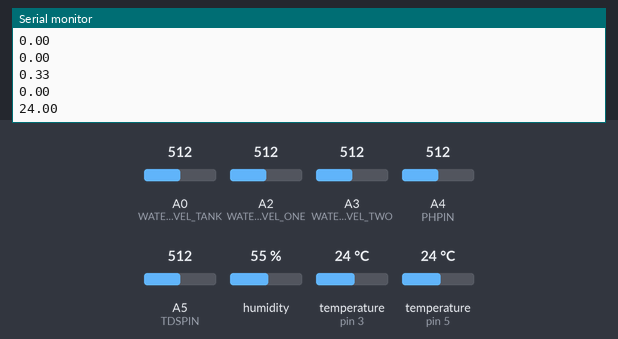
Recording of a sketch running on a simulated Arduino Uno, built with avr-gcc and run on an emulated ATmega328P. On the bench: the last lines printed to the serial monitor. The test bench sets the inputs (shaded band); at power-on: humidity 55 %, temperature (sensors on pin 5, pin 3) 24 °C, A0 (WATER_LEVEL_TANK) = 512, A4 (PHPIN) = 512, A2 (WATER_LEVEL_ONE) = 512, A3 (WATER_LEVEL_TWO) = 512, A5 (TDSPIN) = 512.

Above: at 12.1 s.
12.2 s: humidity set to 22 %
At 13.8 s:
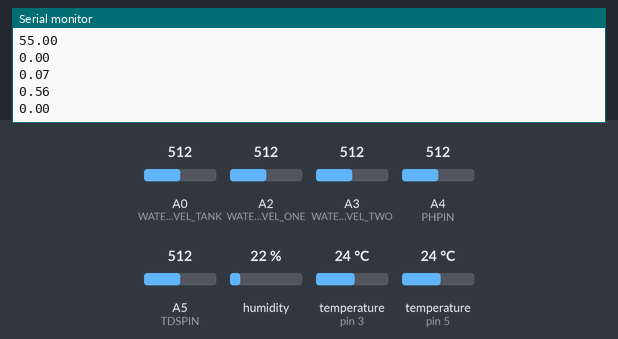
21.0 s: temperature (sensor on pin 5) set to 12 °C
At 26.5 s:
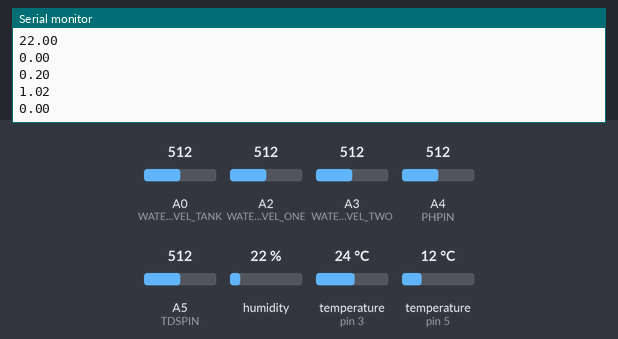
29.8 s: A0 (WATER_LEVEL_TANK) set to 716
At 32.2 s:
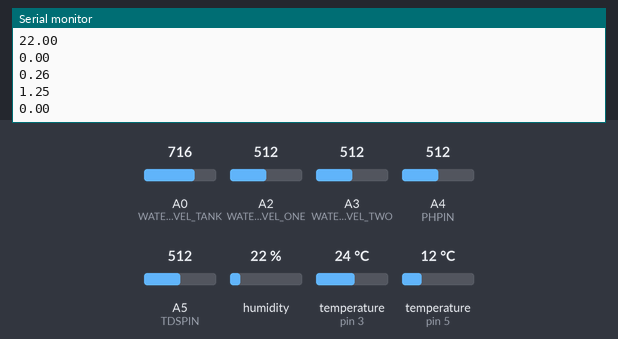
38.6 s: A4 (PHPIN) set to 716
At 44.9 s:
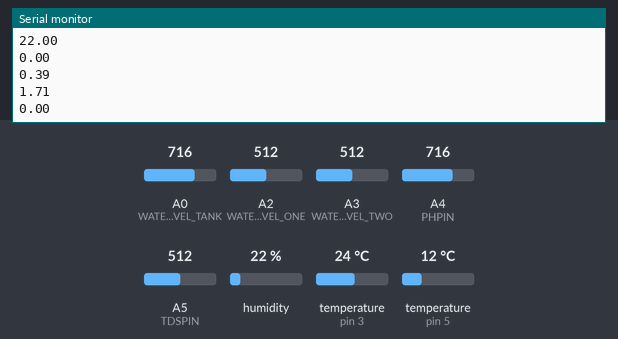
47.4 s: A2 (WATER_LEVEL_ONE) set to 306
At 50.7 s:
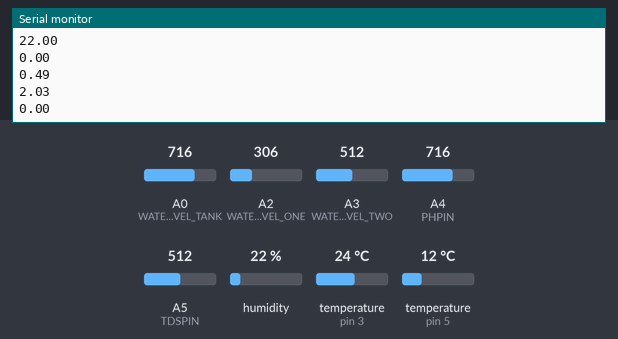
56.2 s: A3 (WATER_LEVEL_TWO) set to 810
At 57.6 s:
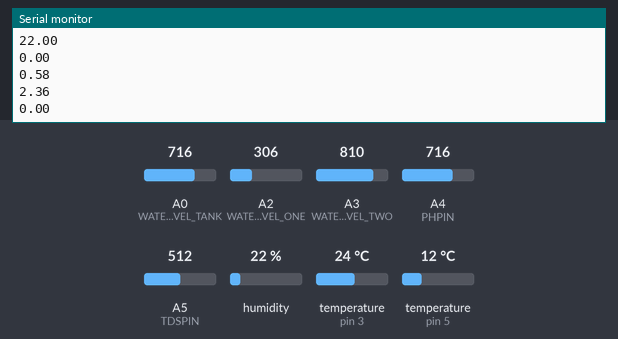
Timing chart, 0 to 59.2 s (numbered marks = the images above; inputs shaded):
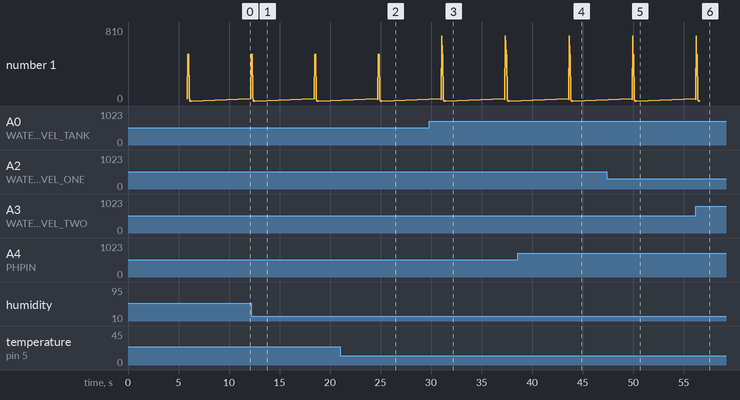

The sketch:

Monitoring.ino
```cpp
/*
 * Monitoring Arduino
 *
 *
 */

// Libraries
#include <OneWire.h>
#include <DallasTemperature.h>
#include <DHT.h>

// Constants
#define DHTTYPE DHT11

// Digital Pins
#define DHT_PIN 3
#define TEMP_TANK 5

// Analog Pins
#define WATER_LEVEL_TANK 0
#define WATER_LEVEL_ZERO 1
#define WATER_LEVEL_ONE 2
#define WATER_LEVEL_TWO 3

#define TDSPIN  A5
#define VREF 5.0 // analog reference voltage(Volt) of the ADC
#define SCOUNT 30 // sum of sample point

int analogBuffer[SCOUNT]; // store the analog value in the array, read from ADC
int analogBufferTemp[SCOUNT];
int analogBufferIndex = 0,copyIndex = 0;
float averageVoltage = 0,tdsValue = 0,temperature = 25;

#define PHPIN A4            //pH meter Analog output to Arduino Analog Input 0
#define Offset 0.33            //deviation compensate
#define samplingInterval 20
#define printInterval 1000
#define ArrayLenth  40    //times of collection
int pHArray[ArrayLenth];   //Store the average value of the sensor feedback
int pHArrayIndex=0;


OneWire oneWire(TEMP_TANK);
DallasTemperature sensors(&oneWire);

DHT dht(DHT_PIN, DHTTYPE);

// Array
float vial_parameters[10] = {0,
                             0,
                             0,
                             0,
                             0,
                             0,
                             0,
                             0,
                             0,
                             0};

//Vars
float temp_air = 0;
float temp_tank = 0;
int waterlevel_tank = 0;
int waterlevel_floor1 = 0;
int waterlevel_floor2 = 0;
float humidity = 0;

void setup()
{
  pinMode(DHT_PIN, INPUT);
  pinMode(TEMP_TANK, INPUT);
  pinMode(WATER_LEVEL_TANK, INPUT);
  pinMode(WATER_LEVEL_ZERO, INPUT);
  pinMode(WATER_LEVEL_ONE, INPUT);
  pinMode(WATER_LEVEL_TWO, INPUT);
  pinMode(PHPIN, INPUT);
  pinMode(TDSPIN, INPUT);

  Serial.begin(115200);
  sensors.begin();
  dht.begin();
}

void loop()
{
  // PH
  static unsigned long samplingTime = millis();
  static unsigned long printTime = millis();
  static float pHValue,voltage;
  // TDS
  static unsigned long analogSampleTimepoint = millis();

  delay(5000);

  humidity = dht.readHumidity();
  temp_air = dht.readTemperature();

  sensors.requestTemperatures(); // Send the command to get temperatures
  temp_tank = sensors.getTempCByIndex(0);

  if (temp_tank == (-127.00))
  {
    temp_tank = vial_parameters[1];
  }

  // Water Level
  waterlevel_tank = analogRead(WATER_LEVEL_TANK);
  //waterlevel_floor0 = analogRead(WATER_LEVEL_ZERO);
  waterlevel_floor1 = analogRead(WATER_LEVEL_ONE);
  waterlevel_floor2 = analogRead(WATER_LEVEL_TWO);

  // PH
  if(millis()-samplingTime > samplingInterval)
  {
      pHArray[pHArrayIndex++]=analogRead(PHPIN);
      if(pHArrayIndex==ArrayLenth)pHArrayIndex=0;
      voltage = avergearray(pHArray, ArrayLenth)*5.0/1024;
      pHValue = 3.5*voltage+Offset;
      samplingTime=millis();
  }

  // TDS
  if(millis()-analogSampleTimepoint > 40U) //every 40 milliseconds,read the analog value from the ADC
  {
    analogSampleTimepoint = millis();
    analogBuffer[analogBufferIndex] = analogRead(TDSPIN); //read the analog value and store into the buffer
    analogBufferIndex++;
    if(analogBufferIndex == SCOUNT)analogBufferIndex = 0;
  }
  static unsigned long printTimepoint = millis();
  if(millis()-printTimepoint > 800U)
  {
    printTimepoint = millis();
    for(copyIndex=0;copyIndex<SCOUNT;copyIndex++)
    analogBufferTemp[copyIndex]= analogBuffer[copyIndex];
    averageVoltage = getMedianNum(analogBufferTemp,SCOUNT) * (float)VREF/ 1024.0; // read the analog value more stable by the median filtering algorithm, and convert to voltage value
    float compensationCoefficient=1.0+0.02*(temp_tank-25.0); //temperature compensation formula: fFinalResult(25^C) = fFinalResult(current)/(1.0+0.02*(fTP-25.0));
    float compensationVolatge=averageVoltage/compensationCoefficient; //temperature compensation
    tdsValue=(133.42*compensationVolatge*compensationVolatge*compensationVolatge - 255.86*compensationVolatge*compensationVolatge + 857.39*compensationVolatge)*0.5; //convert voltage value to tds value
    vial_parameters[9] = tdsValue;
  }

  // Write Array with Sensor Data
  vial_parameters[0] = temp_air;
  vial_parameters[1] = temp_tank;
  vial_parameters[2] = waterlevel_tank;
  vial_parameters[3] = waterlevel_floor1;
  vial_parameters[4] = waterlevel_floor2;
  vial_parameters[5] = humidity;
  vial_parameters[7] = voltage;
  vial_parameters[8] = pHValue;

  // Print Array to Serial (to the Pi)
  for (int i = 0; i < 10; i++)
  {
    Serial.println(vial_parameters[i]);
    delay(50);
  }
}

int getMedianNum(int bArray[], int iFilterLen)
{
  int bTab[iFilterLen];
  for (byte i = 0; i<iFilterLen; i++)
  bTab[i] = bArray[i];
  int i, j, bTemp;
  for (j = 0; j < iFilterLen - 1; j++)
  {
    for (i = 0; i < iFilterLen - j - 1; i++)
    {
      if (bTab[i] > bTab[i + 1])
      {
        bTemp = bTab[i];
        bTab[i] = bTab[i + 1];
        bTab[i + 1] = bTemp;
      }
    }
  }
  if ((iFilterLen & 1) > 0)
  bTemp = bTab[(iFilterLen - 1) / 2];
  else
  bTemp = (bTab[iFilterLen / 2] + bTab[iFilterLen / 2 - 1]) / 2;
  return bTemp;
}

double avergearray(int* arr, int number)
{
  int i;
  int max,min;
  double avg;
  long amount=0;
  if(number<=0)
  {
    Serial.println("Error number for the array to avraging!/n");
    return 0;
  }
  if(number<5)
  {   //less than 5, calculated directly statistics
    for(i=0;i<number;i++)
    {
      amount+=arr[i];
    }
    avg = amount/number;
    return avg;
  }
  else
  {
    if(arr[0]<arr[1])
    {
      min = arr[0];max=arr[1];
    }
    else
    {
      min=arr[1];max=arr[0];
    }
    for(i=2;i<number;i++)
    {
      if(arr[i]<min)
      {
        amount+=min;        //arr<min
        min=arr[i];
      }
      else
      {
        if(arr[i]>max)
        {
          amount+=max;    //arr>max
          max=arr[i];
        }
        else
        {
          amount+=arr[i]; //min<=arr<=max
        }
      }//if
    }//for
    avg = (double)amount/(number-2);
  }//if
  return avg;
}
```

Measured:
- after the input at 21.0 s, the serial monitor: prints a new line after 3.7 s (image 2)
- after the input at 29.8 s, the serial monitor: prints a new line after 1.3 s (image 3)
- after the input at 47.4 s, the serial monitor: prints a new line after 2.6 s (image 5)
